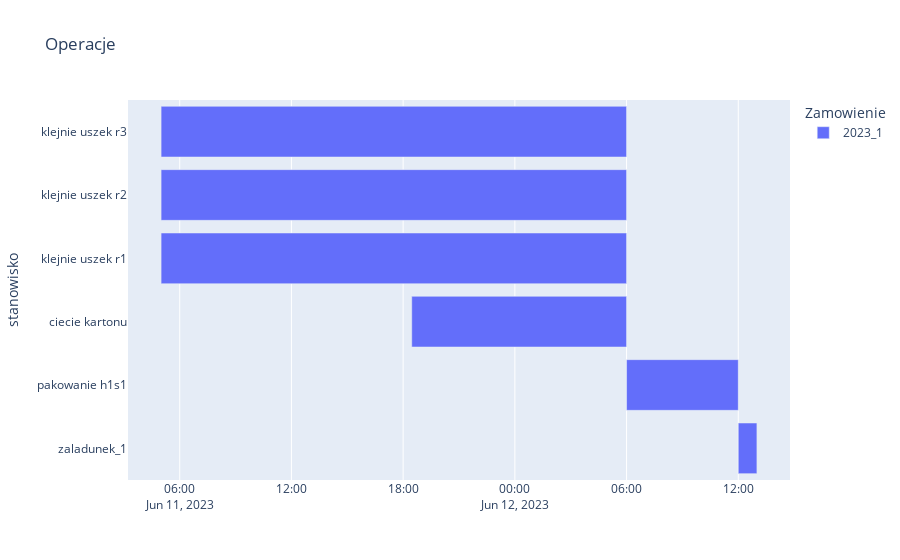

The cell this chart's notebook holds for it:
### Code cell
fig = px.timeline(tabela_operacje, x_start="Start", x_end="End", y="stanowisko", color="Zamowienie",title="Operacje", hover_data=["Produkt", "Czas operacji", "Ilosc"])
# fig.update_yaxes(autorange="reversed")
fig.show()

### Figure 1 — Plotly figure (JSON) as saved in the notebook; plotly's stock layout.template omitted (floating-point values rounded to 4 significant figures)
{"data": [{"alignmentgroup": "True", "base": ["2023-06-12T12:00:00", "2023-06-12T06:00:00", "2023-06-11T18:27:41.538462", "2023-06-11T05:00:00", "2023-06-11T05:00:00", "2023-06-11T05:00:00"], "customdata": [["Prod_1", "P0DT1H0M0S", null], ["Prod_1", "P0DT6H0M0S", "1500kpl"], ["Prod_1", "P0DT11H32M18.461538S", "1500kpl"], ["Prod_1", "P1DT1H0M0S", "3000szt"], ["Prod_1", "P1DT1H0M0S", "3000szt"], ["Prod_1", "P1DT1H0M0S", "3000szt"]], "hovertemplate": "Zamowienie=2023_1<br>Start=%{base}<br>End=%{x}<br>stanowisko=%{y}<br>Produkt=%{customdata[0]}<br>Czas operacji=%{customdata[1]}<br>Ilosc=%{customdata[2]}<extra></extra>", "legendgroup": "2023_1", "marker": {"color": "#636efa", "pattern": {"shape": ""}}, "name": "2023_1", "offsetgroup": "2023_1", "orientation": "h", "showlegend": true, "textposition": "auto", "type": "bar", "x": [3600000, 21600000, 41538461, 90000000, 90000000, 90000000], "xaxis": "x", "y": ["zaladunek_1", "pakowanie h1s1", "ciecie kartonu", "klejnie uszek r1", "klejnie uszek r2", "klejnie uszek r3"], "yaxis": "y"}], "layout": {"barmode": "overlay", "legend": {"title": {"text": "Zamowienie"}, "tracegroupgap": 0}, "title": {"text": "Operacje"}, "xaxis": {"anchor": "y", "domain": [0, 1], "type": "date"}, "yaxis": {"anchor": "x", "domain": [0, 1], "title": {"text": "stanowisko"}}}}
